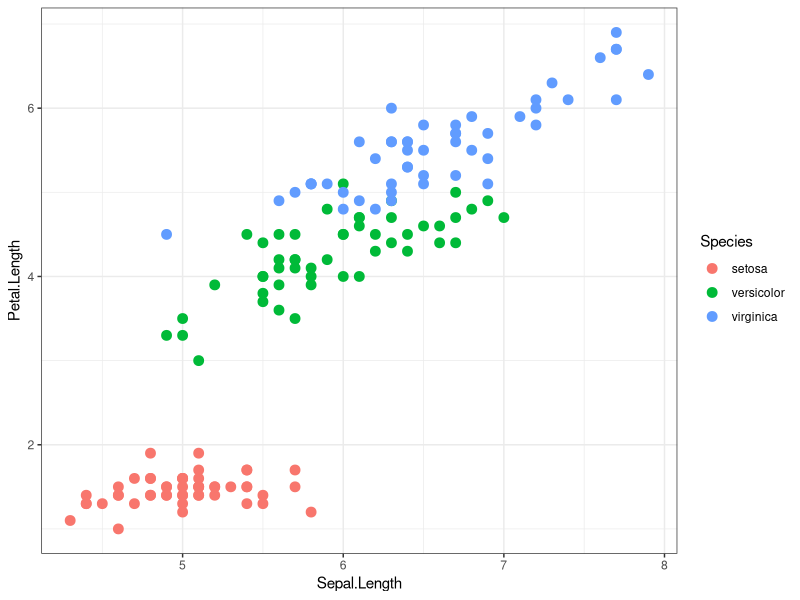
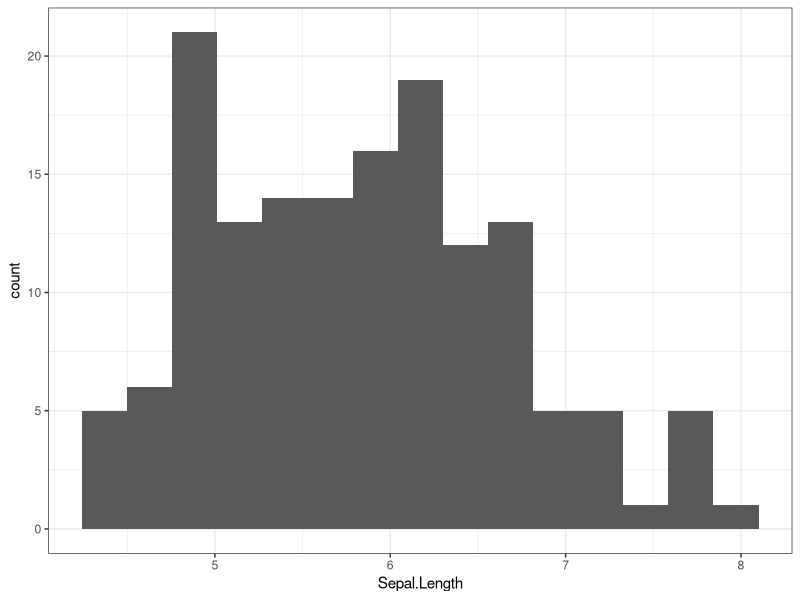
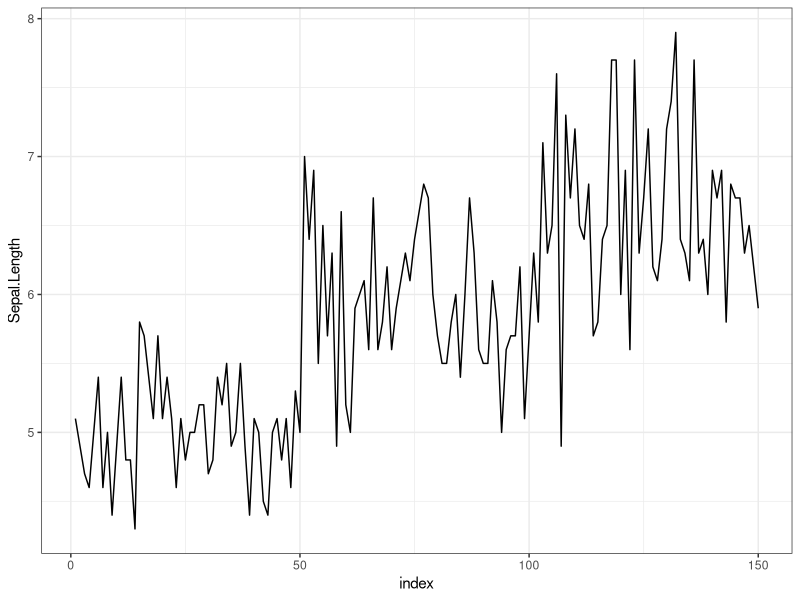
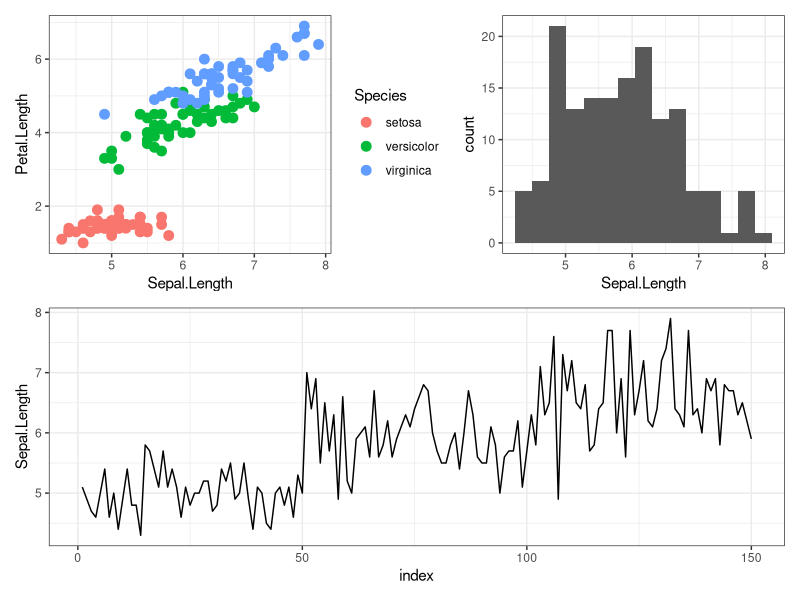

Recreate these plots in R, in order. (Note: this script raises an error after producing the figures.)
## ---- chunk 1
knitr::opts_chunk$set(echo = TRUE)
## ---- chunk 2
library(ggplot2)
(p1 <- ggplot(iris, aes(x = Sepal.Length, y = Petal.Length)) + 
    geom_point(size = 3, aes(color = Species)) + 
    theme_bw())
(p2 <- ggplot(iris, aes(x = Sepal.Length)) + 
    geom_histogram(bins = 15) + 
    theme_bw())
(p3 <- ggplot(iris |> dplyr::mutate(index = seq_along(Petal.Length)), 
              aes(x = index, y = Sepal.Length)) + 
    geom_line() + 
    theme_bw())
## ---- chunk 3
library(patchwork)
(p1 | p2) / p3
## ---- chunk 4
(p1 | ~hist(iris$Sepal.Length)) / p3
## ---- chunk 5
#| fig.height: 4
#| fig.width: 9

puppy <- cowplot::ggdraw() +
    cowplot::draw_image("https://publicdomainvectors.org/photos/johnny_automatic_puppy.png")
p1 | puppy
## ---- chunk 6
p <- (p1 | p2) / p3
p + plot_annotation(
    title = "Some plots for the iris data set",
    caption = "Here we can put source information",
    tag_levels = 'A'
) & 
    theme_minimal()
